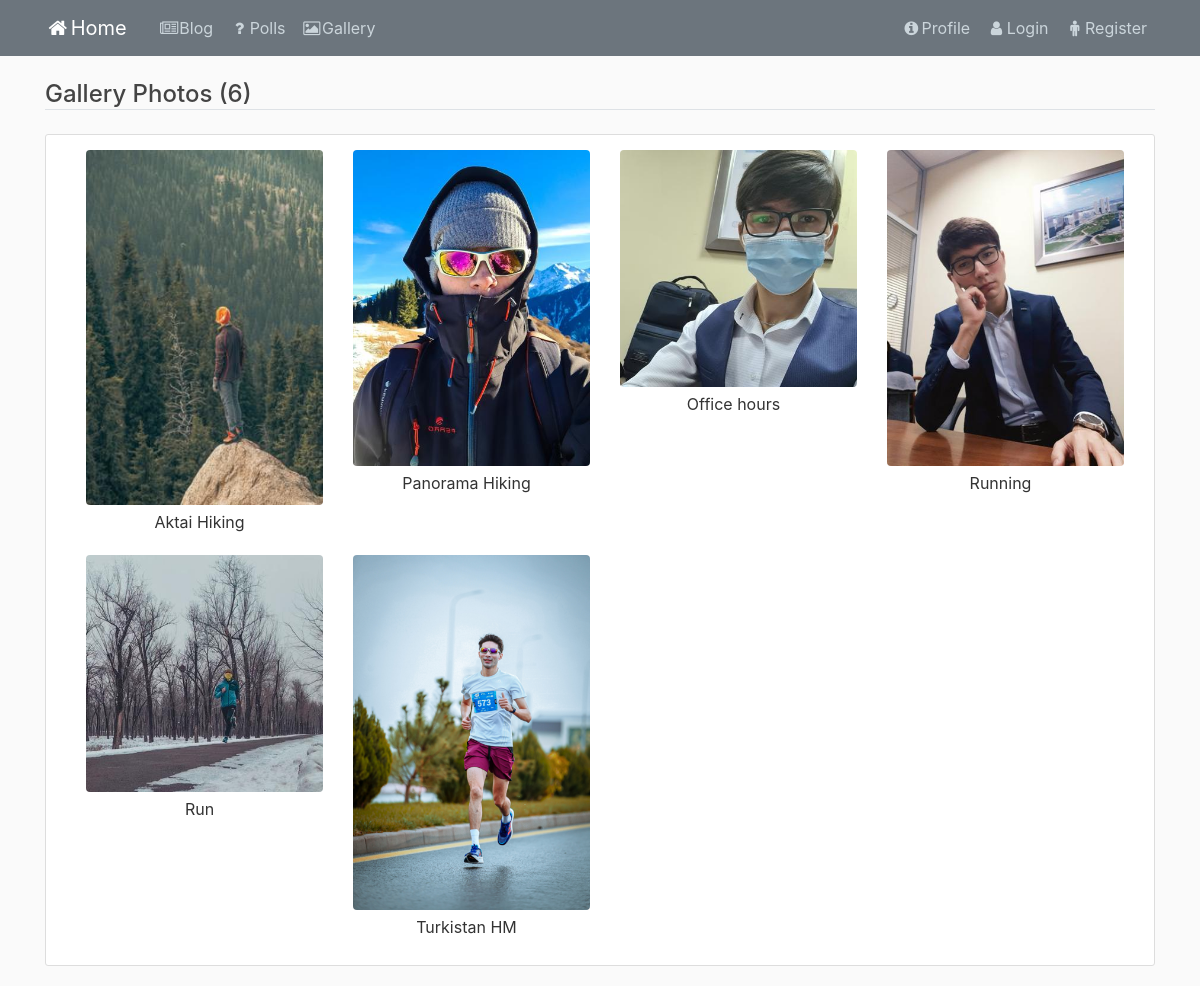
The page /gallery/ on the database as committed earlier.
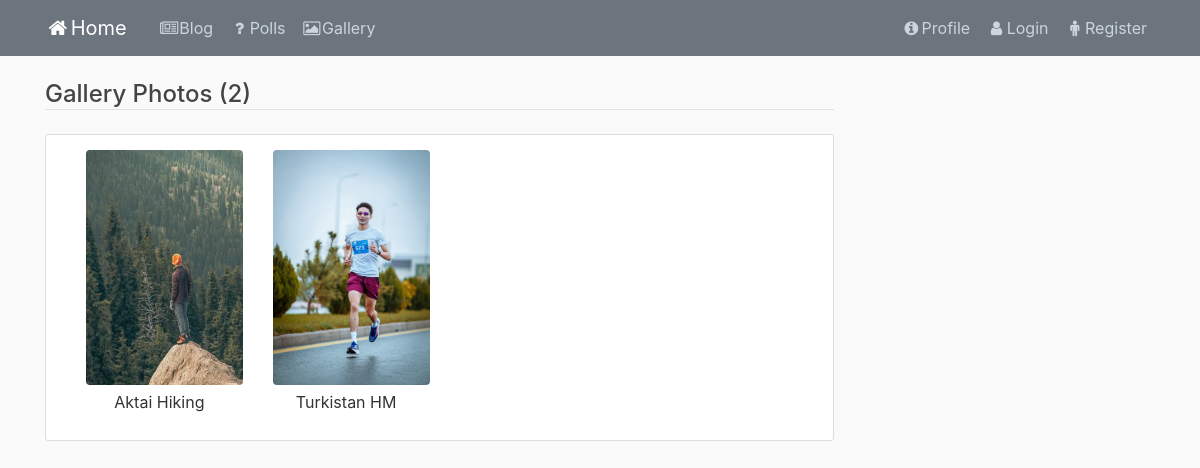
The same page on the database as committed later.
### gallery/models.py (models this page shows, shortened)
class Gallery(models.Model):
    user = models.ForeignKey(User, on_delete=models.CASCADE)
    title = models.CharField(max_length=255)
    image = models.ImageField(upload_to='gallery_pics')

### gallery/views.py (the view)
# urls.py: path('', views.GalleryListView.as_view(), name='gallery'),
class GalleryListView(generic.ListView):
    template_name = 'gallery/gallery.html'
    queryset = Gallery.objects.all()
    paginate_by = 8

### gallery/templates/gallery/gallery.html (shortened to what this page needs)
{% extends 'blog/base_blog.html' %}
{% block content %}
<h4 class="border-bottom mb-4">Gallery Photos ({{ page_obj.paginator.count }})</h4>
<div class="content-section">
    <div class="container">
        <div class="row text-center text-lg-start">
                {% if object_list %}
                    {% for image in object_list %}
                        <div class="col-lg-3 col-md-4 col-6">
                            <img src="{{ image.image.url }}" class="img-responsive img-fluid rounded" alt="{{ image.title }}" style="width:100%"/>
                            <div class="caption">
                                <p>{{ image.title }}</p>
                            </div>
                        </div>
                    {% endfor %}
                {% else %}
                    <p style="color:blue">No image has been uploaded yet.</p>
                {% endif %}
        </div>
    </div>
</div>
{% endblock content %}

Rows that differ between the two databases and show on the page:
removed Gallery: image (picture), title "Panorama Hiking"
removed Gallery: image (placeholder picture), title "Office hours"
removed Gallery: image (picture), title "Running"
removed Gallery: image (picture), title "Run"
Other text that changed with them:
{{ page_obj.paginator.count }}: "6" → "2"
